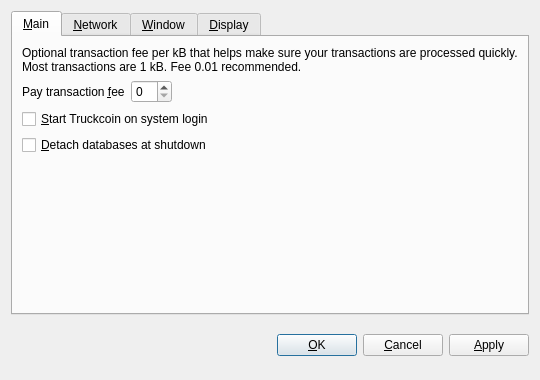
<?xml version="1.0" encoding="UTF-8"?>
<ui version="4.0">
 <class>OptionsDialog</class>
 <widget class="QDialog" name="OptionsDialog">
  <property name="geometry">
   <rect>
    <x>0</x>
    <y>0</y>
    <width>540</width>
    <height>380</height>
   </rect>
  </property>
  <property name="windowTitle">
   <string>Options</string>
  </property>
  <property name="modal">
   <bool>true</bool>
  </property>
  <layout class="QVBoxLayout" name="verticalLayout">
   <item>
    <widget class="QTabWidget" name="tabWidget">
     <property name="tabPosition">
      <enum>QTabWidget::North</enum>
     </property>
     <property name="currentIndex">
      <number>0</number>
     </property>
     <widget class="QWidget" name="tabMain">
      <attribute name="title">
       <string>&amp;Main</string>
      </attribute>
      <layout class="QVBoxLayout" name="verticalLayout_Main">
       <item>
        <widget class="QLabel" name="transactionFeeInfoLabel">
         <property name="text">
          <string>Optional transaction fee per kB that helps make sure your transactions are processed quickly. Most transactions are 1 kB. Fee 0.01 recommended.</string>
         </property>
         <property name="textFormat">
          <enum>Qt::PlainText</enum>
         </property>
         <property name="wordWrap">
          <bool>true</bool>
         </property>
        </widget>
       </item>
       <item>
        <layout class="QHBoxLayout" name="horizontalLayout_Main">
         <item>
          <widget class="QLabel" name="transactionFeeLabel">
           <property name="text">
            <string>Pay transaction &amp;fee</string>
           </property>
           <property name="textFormat">
            <enum>Qt::PlainText</enum>
           </property>
           <property name="buddy">
            <cstring>transactionFee</cstring>
           </property>
          </widget>
         </item>
         <item>
          <widget class="BitcoinAmountField" name="transactionFee"/>
         </item>
         <item>
          <spacer name="horizontalSpacer_Main">
           <property name="orientation">
            <enum>Qt::Horizontal</enum>
           </property>
           <property name="sizeHint" stdset="0">
            <size>
             <width>40</width>
             <height>20</height>
            </size>
           </property>
          </spacer>
         </item>
        </layout>
       </item>
       <item>
        <widget class="QCheckBox" name="bitcoinAtStartup">
         <property name="toolTip">
          <string>Automatically start Truckcoin after logging in to the system.</string>
         </property>
         <property name="text">
          <string>&amp;Start Truckcoin on system login</string>
         </property>
        </widget>
       </item>
       <item>
        <widget class="QCheckBox" name="detachDatabases">
         <property name="toolTip">
          <string>Detach block and address databases at shutdown. This means they can be moved to another data directory, but it slows down shutdown. The wallet is always detached.</string>
         </property>
         <property name="text">
          <string>&amp;Detach databases at shutdown</string>
         </property>
        </widget>
       </item>
       <item>
        <spacer name="verticalSpacer_Main">
         <property name="orientation">
          <enum>Qt::Vertical</enum>
         </property>
         <property name="sizeHint" stdset="0">
          <size>
           <width>20</width>
           <height>40</height>
          </size>
         </property>
        </spacer>
       </item>
      </layout>
     </widget>
     <widget class="QWidget" name="tabNetwork">
      <attribute name="title">
       <string>&amp;Network</string>
      </attribute>
      <layout class="QVBoxLayout" name="verticalLayout_Network">
       <item>
        <widget class="QCheckBox" name="mapPortUpnp">
         <property name="toolTip">
          <string>Automatically open the Truckcoin client port on the router. This only works when your router supports UPnP and it is enabled.</string>
         </property>
         <property name="text">
          <string>Map port using &amp;UPnP</string>
         </property>
        </widget>
       </item>
       <item>
        <widget class="QCheckBox" name="connectSocks">
         <property name="toolTip">
          <string>Connect to the Truckcoin network through a SOCKS proxy (e.g. when connecting through Tor).</string>
         </property>
         <property name="text">
          <string>&amp;Connect through SOCKS proxy:</string>
         </property>
        </widget>
       </item>
       <item>
        <layout class="QHBoxLayout" name="horizontalLayout_Network">
         <item>
          <widget class="QLabel" name="proxyIpLabel">
           <property name="text">
            <string>Proxy &amp;IP:</string>
           </property>
           <property name="textFormat">
            <enum>Qt::PlainText</enum>
           </property>
           <property name="buddy">
            <cstring>proxyIp</cstring>
           </property>
          </widget>
         </item>
         <item>
          <widget class="QValidatedLineEdit" name="proxyIp">
           <property name="maximumSize">
            <size>
             <width>140</width>
             <height>16777215</height>
            </size>
           </property>
           <property name="toolTip">
            <string>IP address of the proxy (e.g. 127.0.0.1)</string>
           </property>
          </widget>
         </item>
         <item>
          <widget class="QLabel" name="proxyPortLabel">
           <property name="text">
            <string>&amp;Port:</string>
           </property>
           <property name="textFormat">
            <enum>Qt::PlainText</enum>
           </property>
           <property name="buddy">
            <cstring>proxyPort</cstring>
           </property>
          </widget>
         </item>
         <item>
          <widget class="QLineEdit" name="proxyPort">
           <property name="maximumSize">
            <size>
             <width>55</width>
             <height>16777215</height>
            </size>
           </property>
           <property name="toolTip">
            <string>Port of the proxy (e.g. 9050)</string>
           </property>
          </widget>
         </item>
         <item>
          <widget class="QLabel" name="socksVersionLabel">
           <property name="text">
            <string>SOCKS &amp;Version:</string>
           </property>
           <property name="textFormat">
            <enum>Qt::PlainText</enum>
           </property>
           <property name="buddy">
            <cstring>socksVersion</cstring>
           </property>
          </widget>
         </item>
         <item>
          <widget class="QValueComboBox" name="socksVersion">
           <property name="toolTip">
            <string>SOCKS version of the proxy (e.g. 5)</string>
           </property>
          </widget>
         </item>
         <item>
          <spacer name="horizontalSpacer_Network">
           <property name="orientation">
            <enum>Qt::Horizontal</enum>
           </property>
           <property name="sizeHint" stdset="0">
            <size>
             <width>40</width>
             <height>20</height>
            </size>
           </property>
          </spacer>
         </item>
        </layout>
       </item>
       <item>
        <spacer name="verticalSpacer_Network">
         <property name="orientation">
          <enum>Qt::Vertical</enum>
         </property>
         <property name="sizeHint" stdset="0">
          <size>
           <width>20</width>
           <height>40</height>
          </size>
         </property>
        </spacer>
       </item>
      </layout>
     </widget>
     <widget class="QWidget" name="tabWindow">
      <attribute name="title">
       <string>&amp;Window</string>
      </attribute>
      <layout class="QVBoxLayout" name="verticalLayout_Window">
       <item>
        <widget class="QCheckBox" name="minimizeToTray">
         <property name="toolTip">
          <string>Show only a tray icon after minimizing the window.</string>
         </property>
         <property name="text">
          <string>&amp;Minimize to the tray instead of the taskbar</string>
         </property>
        </widget>
       </item>
       <item>
        <widget class="QCheckBox" name="minimizeOnClose">
         <property name="toolTip">
          <string>Minimize instead of exit the application when the window is closed. When this option is enabled, the application will be closed only after selecting Quit in the menu.</string>
         </property>
         <property name="text">
          <string>M&amp;inimize on close</string>
         </property>
        </widget>
       </item>
       <item>
        <spacer name="verticalSpacer_Window">
         <property name="orientation">
          <enum>Qt::Vertical</enum>
         </property>
         <property name="sizeHint" stdset="0">
          <size>
           <width>20</width>
           <height>40</height>
          </size>
         </property>
        </spacer>
       </item>
      </layout>
     </widget>
     <widget class="QWidget" name="tabDisplay">
      <attribute name="title">
       <string>&amp;Display</string>
      </attribute>
      <layout class="QVBoxLayout" name="verticalLayout_Display">
       <item>
        <layout class="QHBoxLayout" name="horizontalLayout_1_Display">
         <item>
          <widget class="QLabel" name="langLabel">
           <property name="text">
            <string>User Interface &amp;language:</string>
           </property>
           <property name="textFormat">
            <enum>Qt::PlainText</enum>
           </property>
           <property name="buddy">
            <cstring>lang</cstring>
           </property>
          </widget>
         </item>
         <item>
          <widget class="QValueComboBox" name="lang">
           <property name="toolTip">
            <string>The user interface language can be set here. This setting will take effect after restarting Truckcoin.</string>
           </property>
          </widget>
         </item>
        </layout>
       </item>
       <item>
        <layout class="QHBoxLayout" name="horizontalLayout_2_Display">
         <item>
          <widget class="QLabel" name="unitLabel">
           <property name="text">
            <string>&amp;Unit to show amounts in:</string>
           </property>
           <property name="textFormat">
            <enum>Qt::PlainText</enum>
           </property>
           <property name="buddy">
            <cstring>unit</cstring>
           </property>
          </widget>
         </item>
         <item>
          <widget class="QValueComboBox" name="unit">
           <property name="toolTip">
            <string>Choose the default subdivision unit to show in the interface and when sending coins.</string>
           </property>
          </widget>
         </item>
        </layout>
       </item>
       <item>
        <widget class="QCheckBox" name="displayAddresses">
         <property name="toolTip">
          <string>Whether to show Truckcoin addresses in the transaction list or not.</string>
         </property>
         <property name="text">
          <string>&amp;Display addresses in transaction list</string>
         </property>
        </widget>
       </item>
       <item>
        <widget class="QCheckBox" name="coinControlFeatures">
         <property name="toolTip">
          <string>Whether to show coin control features or not.</string>
         </property>
         <property name="text">
          <string>Display coin &amp;control features (experts only!)</string>
         </property>
        </widget>
       </item>
       <item>
        <spacer name="verticalSpacer_Display">
         <property name="orientation">
          <enum>Qt::Vertical</enum>
         </property>
         <property name="sizeHint" stdset="0">
          <size>
           <width>20</width>
           <height>40</height>
          </size>
         </property>
        </spacer>
       </item>
      </layout>
     </widget>
    </widget>
   </item>
   <item>
    <layout class="QHBoxLayout" name="horizontalLayout_Buttons">
     <item>
      <spacer name="horizontalSpacer_1">
       <property name="orientation">
        <enum>Qt::Horizontal</enum>
       </property>
       <property name="sizeHint" stdset="0">
        <size>
         <width>40</width>
         <height>48</height>
        </size>
       </property>
      </spacer>
     </item>
     <item>
      <widget class="QLabel" name="statusLabel">
       <property name="font">
        <font>
         <weight>75</weight>
         <bold>true</bold>
        </font>
       </property>
       <property name="text">
        <string/>
       </property>
       <property name="textFormat">
        <enum>Qt::PlainText</enum>
       </property>
       <property name="wordWrap">
        <bool>true</bool>
       </property>
      </widget>
     </item>
     <item>
      <spacer name="horizontalSpacer_2">
       <property name="orientation">
        <enum>Qt::Horizontal</enum>
       </property>
       <property name="sizeHint" stdset="0">
        <size>
         <width>40</width>
         <height>48</height>
        </size>
       </property>
      </spacer>
     </item>
     <item>
      <widget class="QPushButton" name="okButton">
       <property name="text">
        <string>&amp;OK</string>
       </property>
      </widget>
     </item>
     <item>
      <widget class="QPushButton" name="cancelButton">
       <property name="text">
        <string>&amp;Cancel</string>
       </property>
       <property name="autoDefault">
        <bool>false</bool>
       </property>
      </widget>
     </item>
     <item>
      <widget class="QPushButton" name="applyButton">
       <property name="text">
        <string>&amp;Apply</string>
       </property>
       <property name="autoDefault">
        <bool>false</bool>
       </property>
      </widget>
     </item>
    </layout>
   </item>
  </layout>
 </widget>
 <customwidgets>
  <customwidget>
   <class>BitcoinAmountField</class>
   <extends>QSpinBox</extends>
   <header>bitcoinamountfield.h</header>
  </customwidget>
  <customwidget>
   <class>QValueComboBox</class>
   <extends>QComboBox</extends>
   <header>qvaluecombobox.h</header>
  </customwidget>
  <customwidget>
   <class>QValidatedLineEdit</class>
   <extends>QLineEdit</extends>
   <header>qvalidatedlineedit.h</header>
  </customwidget>
 </customwidgets>
 <resources/>
 <connections/>
</ui>
